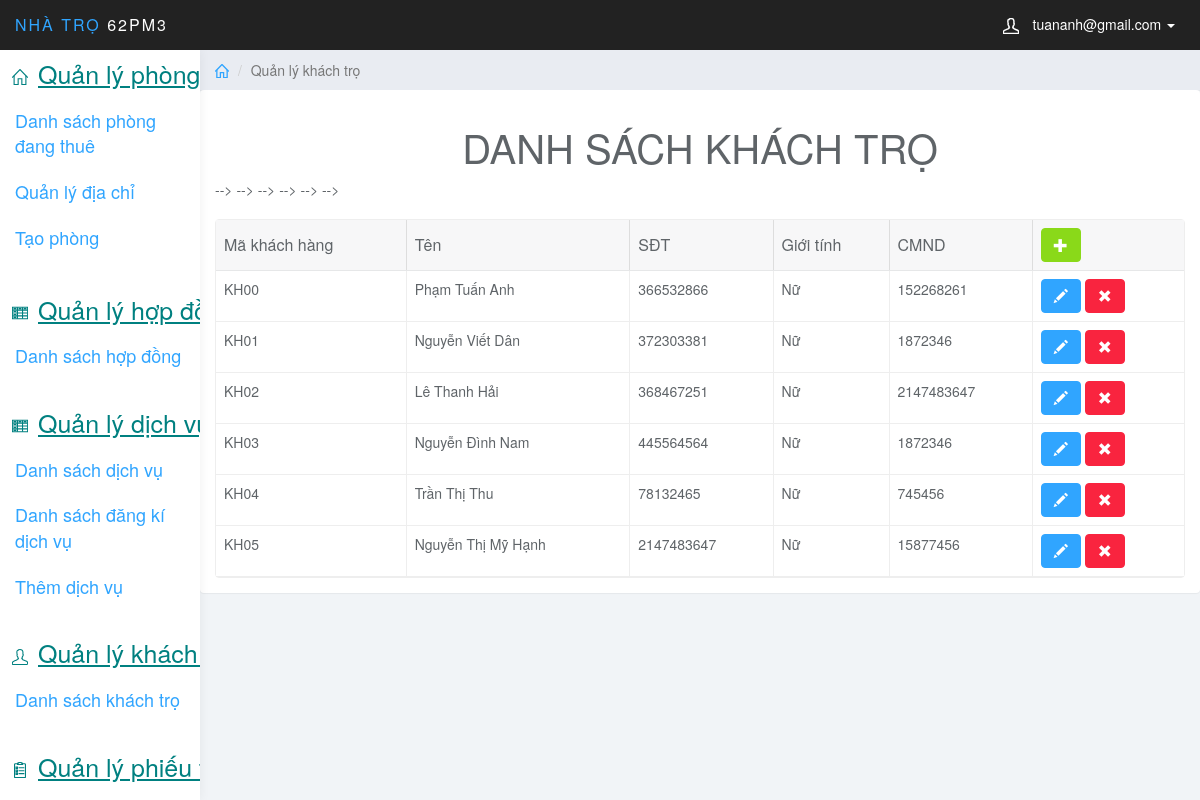
/index.php?page_layout=qlkt (signed in), run on the app's committed database.
### tables this page shows
CREATE TABLE `khachhang` (
  `MaKhachHang` varchar(10) NOT NULL,
  `Ten` varchar(40) NOT NULL,
  `GioiTinh` varchar(5) DEFAULT NULL,
  `SDT` int(10) NOT NULL,
  `CMND` int(10) NOT NULL,
  `Trangthaitro` int(1) NOT NULL DEFAULT 1
);

### QL_KTro/DS_KhachTro.php (the view, shortened to what this page needs)
<div class="col-sm-9 col-sm-offset-3 col-lg-10 col-lg-offset-2 main">
    <div class="row">
        <ol class="breadcrumb">
            <li><a href="#"><svg class="glyph stroked home"><use xlink:href="#stroked-home"></use></svg></a></li>
            <li class="active">Quản lý khách trọ</li>
        </ol>
    </div>
    <div class="row" >
            <div class="panel panel-default">
        <div class="panel-body" >
               <h1 style="font-size: 40px; text-align: center;">DANH SÁCH KHÁCH TRỌ</h1>
                <table
                    data-toolbar="#toolbar"
                    data-toggle="table">
                    <thead>
                    <tr>
                        <th data-field="MaKhachTro" data-sortable="true">Mã khách hàng</th>
                        <th data-field="Ten"  data-sortable="true">Tên</th>
                        <th data-field="SDT" data-sortable="true">SĐT</th>
                        <th data-field="GioiTinh" data-sortable="true">Giới tính</th>
                        <th data-field="CMND" data-sortable="true">CMND</th>
                        <th class="form-group">
                            <a href="index.php?page_layout=add_khach" class="btn btn-success"><i class="glyphicon glyphicon-plus"></i></a>
                        </th>
                    </tr>
                    </thead>
                    <tbody>
                    <?php
                        $sql= "SELECT * FROM khachhang";
                        $query= mysqli_query($conn, $sql);
                        while($row= mysqli_fetch_array($query)){
                    ?>
                        <tr>
                            <td ><?php echo $row['MaKhachHang']; ?></td>
                            <td ><?php echo $row['Ten']; ?></td>
                            <td ><?php echo $row['SDT']; ?></td>
                            <td ><?php if($row['GioiTinh']==1){echo 'Nam';}else{echo 'Nữ';}?></td>
                            <td ><?php echo $row['CMND']; ?></td>
                            <td class="form-group">
                                <a href="index.php?page_layout=edit_khach&MaKhachHang=<?php echo $row['MaKhachHang'];  ?>" class="btn btn-primary"><i class="glyphicon glyphicon-pencil"></i></a>
                                <a href="del_khach.php?MaKhachHang=<?php echo $row['MaKhachHang'] ;?>" class="btn btn-danger"><i class="glyphicon glyphicon-remove"></i></a>
                            </td>
                        </tr>
                            <?php }?>
                    </tbody>
                </table>
            </div>
        </div>
    </div>
</div>

### design/css/styles.css (style rules this page uses)
body { background: #f1f4f7; padding-top: 50px; color: #5f6468; }
a, a:hover, a:focus { color: #30a5ff; }
h1, h2, h3, h4, h5, h6 { color: #5f6468; }
h1 { font-weight: 300; font-size: 40px; }
.btn-primary, .btn-primary:hover, .btn-primary:focus, .btn-primary:active, .btn-primary.active, .open > .dropdown-toggle.btn-primary, .btn-primary.disabled, .btn-primary[disabled], fieldset[disabled] .btn-primary, .btn-primary.disabled:hover, .btn-primary[disabled]:hover, fieldset[disabled] .btn-primary:hover, .btn-primary.disabled:focus, .btn-primary[disabled]:focus, fieldset[disabled] .btn-primary:focus, .btn-primary.disabled:active, .btn-primary[disabled]:active, fieldset[disabled] .btn-primary:active, .btn-primary.disabled.active, .btn-primary[disabled].active, fieldset[disabled] .btn-primary.active { background-color: #30a5ff; border-color: #30a5ff; }
.btn-success, .btn-success:hover, .btn-success:focus, .btn-success:active, .btn-success.active, .open > .dropdown-toggle.btn-success, .btn-success.disabled, .btn-success[disabled], fieldset[disabled] .btn-success, .btn-success.disabled:hover, .btn-success[disabled]:hover, fieldset[disabled] .btn-success:hover, .btn-success.disabled:focus, .btn-success[disabled]:focus, fieldset[disabled] .btn-success:focus, .btn-success.disabled:active, .btn-success[disabled]:active, fieldset[disabled] .btn-success:active, .btn-success.disabled.active, .btn-success[disabled].active, fieldset[disabled] .btn-success.active { background-color: #8ad919; border-color: #8ad919; }
.btn-danger, .btn-danger:hover, .btn-danger:focus, .btn-danger:active, .btn-danger.active, .open > .dropdown-toggle.btn-danger, .btn-danger.disabled, .btn-danger[disabled], fieldset[disabled] .btn-danger, .btn-danger.disabled:hover, .btn-danger[disabled]:hover, fieldset[disabled] .btn-danger:hover, .btn-danger.disabled:focus, .btn-danger[disabled]:focus, fieldset[disabled] .btn-danger:focus, .btn-danger.disabled:active, .btn-danger[disabled]:active, fieldset[disabled] .btn-danger:active, .btn-danger.disabled.active, .btn-danger[disabled].active, fieldset[disabled] .btn-danger.active { background-color: #f9243f; border-color: #f9243f; }
.panel { border: 0; }
.breadcrumb { border-radius: 0; padding: 10px 15px; background: #e9ecf2; box-shadow: 0 1px 1px rgba(0, 0, 0, .05); margin: 0 ; }
.table { background: #fff; }
.breadcrumb .glyph { height: 14px; width: 14px; margin: -2px 0 0 0; stroke-width: 4px; }

### data on the page
khachhang: MaKhachHang "KH00", Ten "Phạm Tuấn Anh", SDT "366532866", GioiTinh "Nữ", CMND "152268261"
khachhang: MaKhachHang "KH01", Ten "Nguyễn Viết Dân", SDT "372303381", GioiTinh "Nữ", CMND "1872346"
khachhang: MaKhachHang "KH02", Ten "Lê Thanh Hải", SDT "368467251", GioiTinh "Nữ", CMND "2147483647"
khachhang: MaKhachHang "KH03", Ten "Nguyễn Đình Nam", SDT "445564564", GioiTinh "Nữ", CMND "1872346"
khachhang: MaKhachHang "KH04", Ten "Trần Thị Thu", SDT "78132465", GioiTinh "Nữ", CMND "745456"
khachhang: MaKhachHang "KH05", Ten "Nguyễn Thị Mỹ Hạnh", SDT "2147483647", GioiTinh "Nữ", CMND "15877456"

### other printed values
$_SESSION['mail'] "tuananh@gmail.com"
